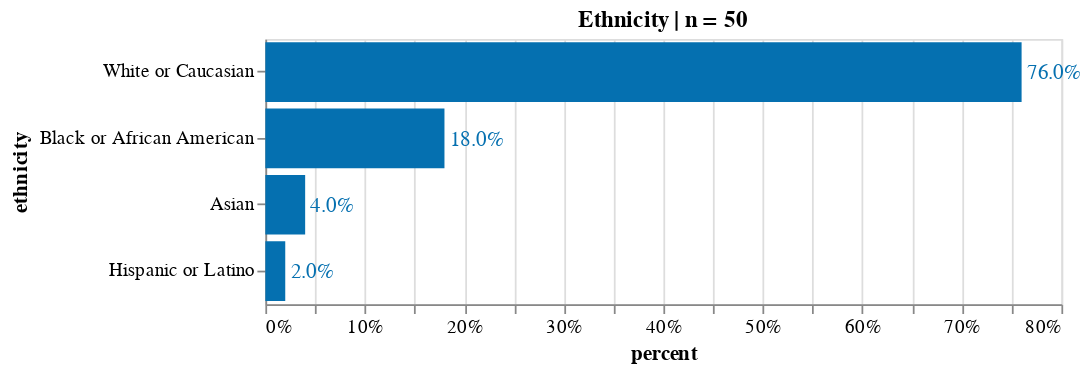

The code cell stored with this chart in its notebook:
### Code cell
source = count_freq_labels(df, X="ethnicity") 
title = 'Ethnicity | n = '+ source['counts'].sum().astype(str)
X, Y = 'percent:Q', 'ethnicity:N'
w, h= 450, 150
txs, ls, ts = 12, 11, 12

chart_ethnicity= simple_per_bar(
    source, title=title, X=X, Y=Y, \
    width=w, height=h, \
    text_size = txs, label_size = ls, title_size=ts)
chart_ethnicity.display(renderer='svg')

### Figure 1 — Vega-Lite specification as saved in the notebook (floating-point values rounded to 4 significant figures)
{"config": {"view": {"continuousWidth": 400, "continuousHeight": 300}, "axis": {"labelFontSize": 11, "titleFontSize": 12}}, "layer": [{"mark": "bar", "encoding": {"color": {"condition": {"value": "orange", "test": "(datum.emotion === null)"}, "value": "#0570b0"}, "x": {"type": "quantitative", "axis": {"format": ".0%"}, "field": "percent"}, "y": {"type": "nominal", "field": "ethnicity", "sort": "-x"}}, "title": "Ethnicity | n = 50"}, {"mark": {"type": "text", "align": "left", "baseline": "middle", "dx": 3, "fontSize": 12}, "encoding": {"color": {"condition": {"value": "orange", "test": "(datum.emotion === null)"}, "value": "#0570b0"}, "text": {"type": "quantitative", "field": "percent", "format": ".1%"}, "x": {"type": "quantitative", "axis": {"format": ".0%"}, "field": "percent"}, "y": {"type": "nominal", "field": "ethnicity", "sort": "-x"}}, "title": "Ethnicity | n = 50"}], "data": {"name": "data-b5a65cea59a86f22e3898d53ec5c9879"}, "height": 150, "width": 450, "$schema": "https://vega.github.io/schema/vega-lite/v4.8.1.json", "datasets": {"data-b5a65cea59a86f22e3898d53ec5c9879": [{"counts": 38, "ethnicity": "White or Caucasian", "percent": 0.76}, {"counts": 9, "ethnicity": "Black or African American", "percent": 0.18}, {"counts": 2, "ethnicity": "Asian", "percent": 0.04}, {"counts": 1, "ethnicity": "Hispanic or Latino", "percent": 0.02}]}}
